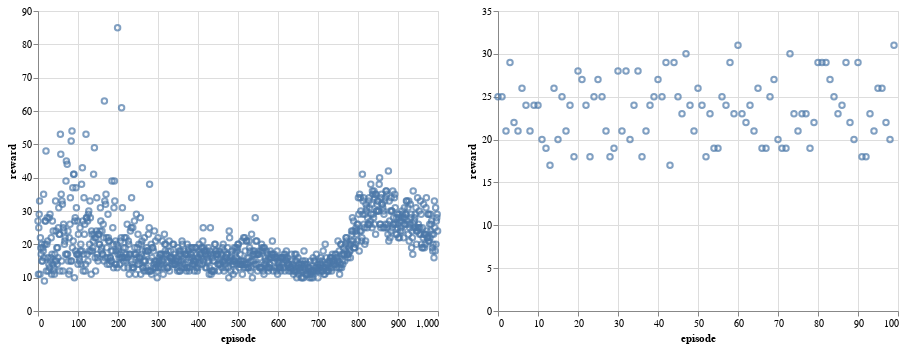

Notebook source saved alongside this figure:
### Code cell
alt.Chart(rewards).mark_point().encode(x="episode", y="reward") | alt.Chart(
    test_rewards
).mark_point().encode(x="episode", y="reward")

### Figure 1 — Vega-Lite specification as saved in the notebook (floating-point values rounded to 4 significant figures; data arrays with more than 128 entries replaced by an {"elided": "..."} marker saying what was removed)
{"config": {"view": {"continuousWidth": 400, "continuousHeight": 300}}, "hconcat": [{"data": {"name": "data-9e911f17018a92b77da27abffbb11692"}, "mark": "point", "encoding": {"x": {"type": "quantitative", "field": "episode"}, "y": {"type": "quantitative", "field": "reward"}}}, {"data": {"name": "data-59391fb247ed66589cbbc07b4b7b66c3"}, "mark": "point", "encoding": {"x": {"type": "quantitative", "field": "episode"}, "y": {"type": "quantitative", "field": "reward"}}}], "$schema": "https://vega.github.io/schema/vega-lite/v4.8.1.json", "datasets": {"data-9e911f17018a92b77da27abffbb11692": {"elided": "1000 records"}, "data-59391fb247ed66589cbbc07b4b7b66c3": [{"episode": 0, "reward": 25.0}, {"episode": 1, "reward": 25.0}, {"episode": 2, "reward": 21.0}, {"episode": 3, "reward": 29.0}, {"episode": 4, "reward": 22.0}, {"episode": 5, "reward": 21.0}, {"episode": 6, "reward": 26.0}, {"episode": 7, "reward": 24.0}, {"episode": 8, "reward": 21.0}, {"episode": 9, "reward": 24.0}, {"episode": 10, "reward": 24.0}, {"episode": 11, "reward": 20.0}, {"episode": 12, "reward": 19.0}, {"episode": 13, "reward": 17.0}, {"episode": 14, "reward": 26.0}, {"episode": 15, "reward": 20.0}, {"episode": 16, "reward": 25.0}, {"episode": 17, "reward": 21.0}, {"episode": 18, "reward": 24.0}, {"episode": 19, "reward": 18.0}, {"episode": 20, "reward": 28.0}, {"episode": 21, "reward": 27.0}, {"episode": 22, "reward": 24.0}, {"episode": 23, "reward": 18.0}, {"episode": 24, "reward": 25.0}, {"episode": 25, "reward": 27.0}, {"episode": 26, "reward": 25.0}, {"episode": 27, "reward": 21.0}, {"episode": 28, "reward": 18.0}, {"episode": 29, "reward": 19.0}, {"episode": 30, "reward": 28.0}, {"episode": 31, "reward": 21.0}, {"episode": 32, "reward": 28.0}, {"episode": 33, "reward": 20.0}, {"episode": 34, "reward": 24.0}, {"episode": 35, "reward": 28.0}, {"episode": 36, "reward": 18.0}, {"episode": 37, "reward": 21.0}, {"episode": 38, "reward": 24.0}, {"episode": 39, "reward": 25.0}, {"episode": 40, "reward": 27.0}, {"episode": 41, "reward": 25.0}, {"episode": 42, "reward": 29.0}, {"episode": 43, "reward": 17.0}, {"episode": 44, "reward": 29.0}, {"episode": 45, "reward": 25.0}, {"episode": 46, "reward": 23.0}, {"episode": 47, "reward": 30.0}, {"episode": 48, "reward": 24.0}, {"episode": 49, "reward": 21.0}, {"episode": 50, "reward": 26.0}, {"episode": 51, "reward": 24.0}, {"episode": 52, "reward": 18.0}, {"episode": 53, "reward": 23.0}, {"episode": 54, "reward": 19.0}, {"episode": 55, "reward": 19.0}, {"episode": 56, "reward": 25.0}, {"episode": 57, "reward": 24.0}, {"episode": 58, "reward": 29.0}, {"episode": 59, "reward": 23.0}, {"episode": 60, "reward": 31.0}, {"episode": 61, "reward": 23.0}, {"episode": 62, "reward": 22.0}, {"episode": 63, "reward": 24.0}, {"episode": 64, "reward": 21.0}, {"episode": 65, "reward": 26.0}, {"episode": 66, "reward": 19.0}, {"episode": 67, "reward": 19.0}, {"episode": 68, "reward": 25.0}, {"episode": 69, "reward": 27.0}, {"episode": 70, "reward": 20.0}, {"episode": 71, "reward": 19.0}, {"episode": 72, "reward": 19.0}, {"episode": 73, "reward": 30.0}, {"episode": 74, "reward": 23.0}, {"episode": 75, "reward": 21.0}, {"episode": 76, "reward": 23.0}, {"episode": 77, "reward": 23.0}, {"episode": 78, "reward": 19.0}, {"episode": 79, "reward": 22.0}, {"episode": 80, "reward": 29.0}, {"episode": 81, "reward": 29.0}, {"episode": 82, "reward": 29.0}, {"episode": 83, "reward": 27.0}, {"episode": 84, "reward": 25.0}, {"episode": 85, "reward": 23.0}, {"episode": 86, "reward": 24.0}, {"episode": 87, "reward": 29.0}, {"episode": 88, "reward": 22.0}, {"episode": 89, "reward": 20.0}, {"episode": 90, "reward": 29.0}, {"episode": 91, "reward": 18.0}, {"episode": 92, "reward": 18.0}, {"episode": 93, "reward": 23.0}, {"episode": 94, "reward": 21.0}, {"episode": 95, "reward": 26.0}, {"episode": 96, "reward": 26.0}, {"episode": 97, "reward": 22.0}, {"episode": 98, "reward": 20.0}, {"episode": 99, "reward": 31.0}]}}
